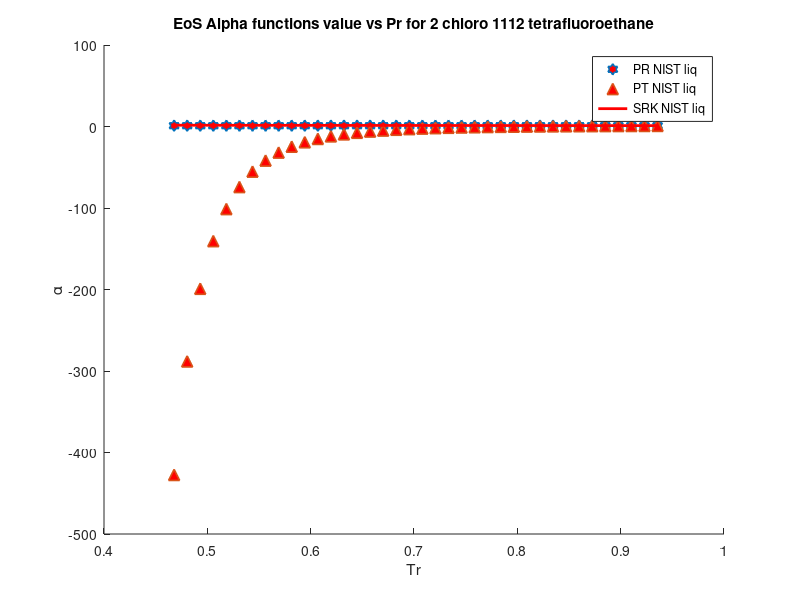

Recreate this plot in MATLAB.
clear 
clc
load tetrafluoroethane_sat_data.mat
%alpha PR & SRK for 2_chloro_1112_tetrafluoroethane
P = P*10^6;
omega = 0.288; %Acentric factor
Tc = 395.425; %K
Pc = 3624296; %Pa
R = 8.31446 %J/K*mol
Zc = 0.271;
b1 = 0.07780*(R*Tc/Pc);
a1 = 0.45724*(((R^2)*(Tc^2))/Pc);
b2 = 0.08664*(R*Tc/Pc);
a2 = 0.42747*(((R^2)*(Tc^2))/Pc);
omega_c = 1-3*Zc;
omega_b = 0.08446114781;
omega_a = 3*Zc^2+3*(1-2*Zc)*omega_b+omega_b^2+1-3*Zc;
a3 = omega_a*(((R^2)*(Tc^2))/Pc);
b3 = omega_b*(R*Tc/Pc);
c3 = omega_c*(R*Tc/Pc);
T = 185.0; %k
M = 136.478/1000; %kg/mol
S1=0.37464+1.54226*omega-0.26992*omega^2;
S2=0.48508+1.55171*omega-0.176*omega^2;

for i = 1:1:38
   Pr = P/Pc; 
   Tr = T/Tc;
   Tr_list(i)=Tr;
   Vm_liq(i) = M/rho_liq(i);
   Vm_vap(i) = M/rho_vap(i);
   alpha_PT_liq(i) = ((R*T)/(Vm_liq(i)-b3)-P(i))*((Vm_liq(i)^2+b3*Vm_liq(i)+c3*Vm_liq(i)-c3*b3)/a3);
   alpha_PT_vap(i) = ((R*T)/(Vm_vap(i)-b3)-P(i))*((Vm_vap(i)^2+b3*Vm_vap(i)+c3*Vm_vap(i)-c3*b3)/a3);
   alpha_PR_liq(i) = ((R*T)/(Vm_liq(i)-b1)-P(i))*((Vm_liq(i)^2+2*b1*Vm_liq(i)-b1^2)/a1)
   alpha_SRK_liq(i) = ((R*T)/(Vm_liq(i)-b2)-P(i))*((Vm_liq(i)^2+b2*Vm_liq(i))/a2);
   alpha_PR_vap(i) = ((R*T)/(Vm_vap(i)-b1)-P(i))*((Vm_vap(i)^2+2*b1*Vm_vap(i)-b1^2)/a1);
   alpha_SRK_vap(i) = ((R*T)/(Vm_vap(i)-b2)-P(i))*((Vm_vap(i)^2+b2*Vm_vap(i))/a2);
   alpha_soave_PR(i) =(1+S1*(1-sqrt(Tr)))^2;
   alpha_soave_SRK(i) =(1+S2*(1-sqrt(Tr)))^2;
   alpha_Gasem(i) = exp((1.943+0.926*Tr)*(1-(Tr)^0.1441));
%    alpha_twu(i) = (Tr)^(0.081043)*exp(0.915696*(1-(Tr)^(2.61622)));
   Temp(i)=T;
   T = T+5;
end
hold on

 plot(Tr_list,alpha_PR_liq,'h','MarkerSize',8,'MarkerFaceColor','r','LineWidth',1.2)
% plot(Tr_list,alpha_PT_liq,'h','MarkerSize',8,'MarkerFaceColor','g','LineWidth',1.2)
% plot(Tr_list,alpha_SRK_vap,'h','MarkerSize',8,'MarkerFaceColor','m','LineWidth',1.2)
 plot(Tr_list,alpha_PR_vap,'^','MarkerSize',8,'MarkerFaceColor','r','LineWidth',1.2)
% plot(Tr_list,alpha_PT_vap,'^','MarkerSize',8,'MarkerFaceColor','g','LineWidth',1.2)
% plot(Tr_list,alpha_SRK_vap,'^','MarkerSize',8,'MarkerFaceColor','m','LineWidth',1.2)
 plot(Tr_list,alpha_soave_PR,'r','LineWidth',2)
% plot(Tr_list,alpha_soave_SRK,'g','LineWidth',2)
% plot(Tr_list,alpha_Gasem,'b','LineWidth',2)

hold off
legend('PR NIST liq','PT NIST liq','SRK NIST liq','PR NIST vap','PT NIST vap','SRK NIST vapor','Soave PR','Soave SRK','Gasem')
xlabel('Tr')
ylabel('\alpha')
title('EoS Alpha functions value vs Pr for 2 chloro 1112 tetrafluoroethane')
% axis([0.6,1,0.8,2.4])
